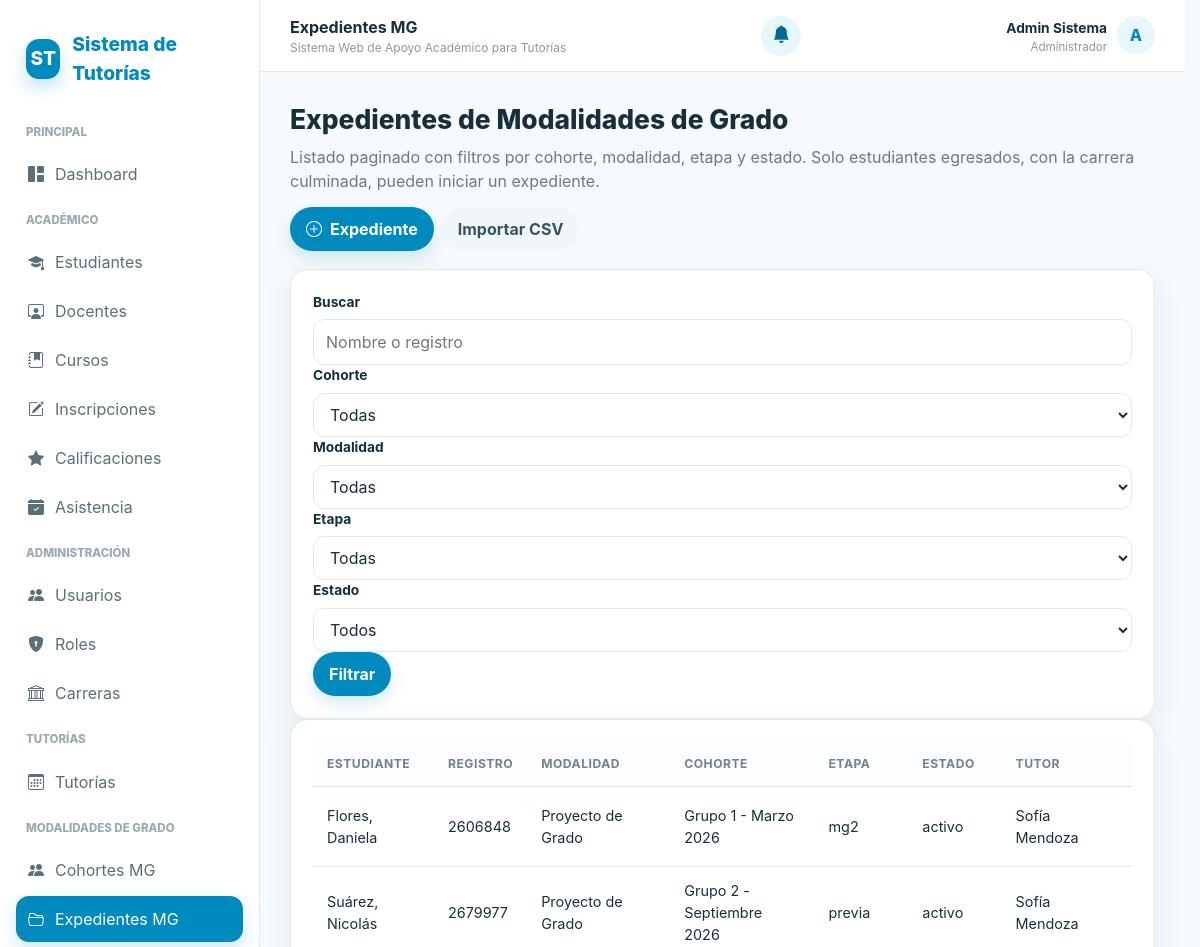
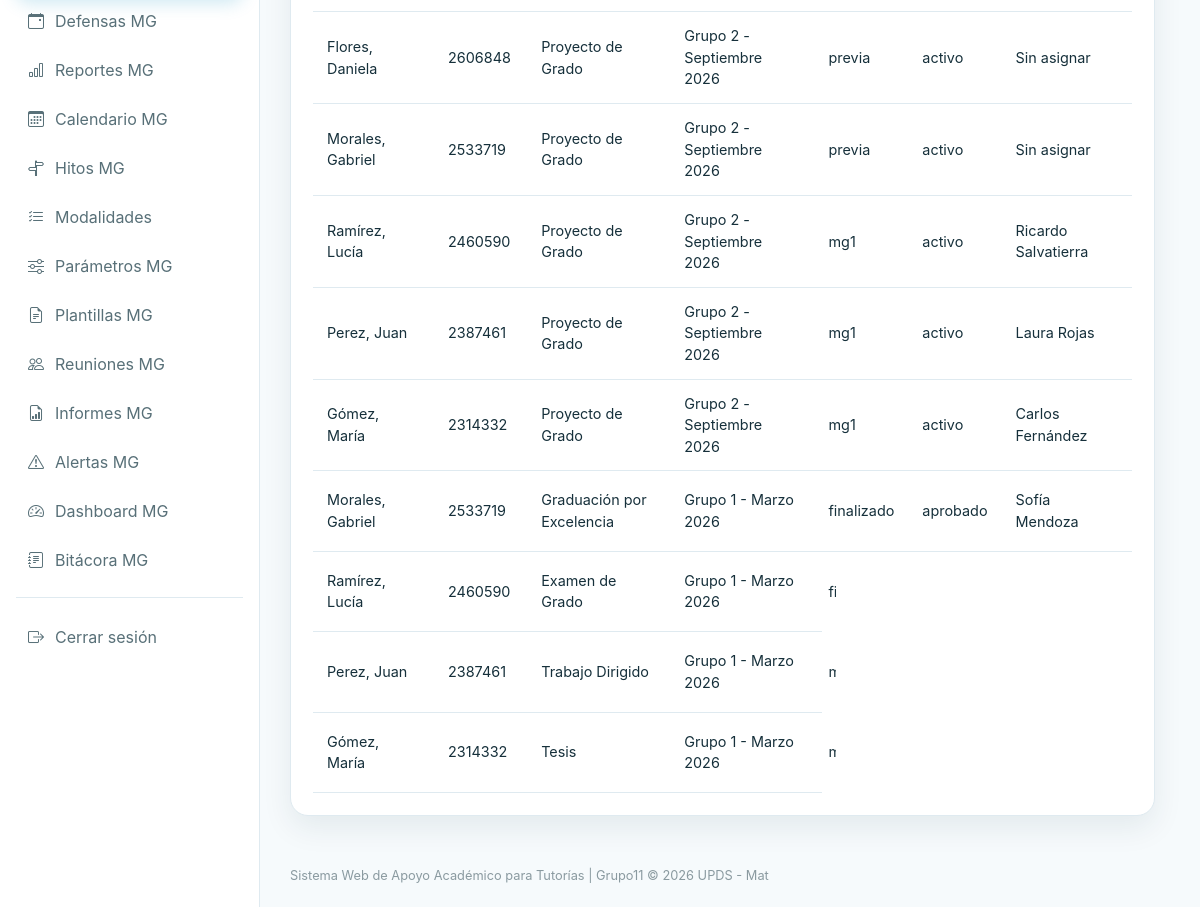
Screenshot of /controllers/mg_expedientes.php?accion=listar (signed in) with the database file from the repository (2 pictures, top to bottom).
### tables this page shows
CREATE TABLE IF NOT EXISTS expedientes_mg (
    id_expediente INT AUTO_INCREMENT PRIMARY KEY,
    id_estudiante INT NOT NULL,
    id_modalidad INT NOT NULL,
    id_cohorte INT NOT NULL,
    etapa_actual ENUM('previa','mg1','mg2','finalizado') NOT NULL DEFAULT 'previa',
    estado ENUM('activo','aprobado','reprobado','abandono','retirado') NOT NULL DEFAULT 'activo',
    titulo_trabajo VARCHAR(255) NULL,
    fecha_inicio DATE NOT NULL,
    fecha_cierre DATE NULL,
    observaciones TEXT NULL,
    UNIQUE KEY uq_expediente_mg_estudiante_modalidad_cohorte (id_estudiante,id_modalidad,id_cohorte),
    CONSTRAINT fk_expedientes_mg_estudiante FOREIGN KEY (id_estudiante) REFERENCES estudiantes(id_estudiante) ON DELETE RESTRICT,
    CONSTRAINT fk_expedientes_mg_modalidad FOREIGN KEY (id_modalidad) REFERENCES modalidades_grado(id_modalidad) ON DELETE RESTRICT,
    CONSTRAINT fk_expedientes_mg_cohorte FOREIGN KEY (id_cohorte) REFERENCES cohortes_mg(id_cohorte) ON DELETE RESTRICT,
    INDEX idx_expedientes_mg_filtros (id_cohorte,id_modalidad,etapa_actual,estado)
);

CREATE TABLE usuarios (
    id_usuario INT AUTO_INCREMENT PRIMARY KEY,
    id_rol INT NOT NULL,
    nombre VARCHAR(100) NOT NULL,
    apellido VARCHAR(100) NOT NULL,
    correo VARCHAR(150) NOT NULL UNIQUE,
    usuario VARCHAR(50) NOT NULL UNIQUE,
    contrasena_hash VARCHAR(255) NOT NULL,
    telefono VARCHAR(8) NULL,
    CHECK (telefono IS NULL OR telefono REGEXP '^[0-9]{8}$'),
    estado ENUM('activo', 'inactivo') NOT NULL DEFAULT 'activo',
    fecha_registro DATETIME DEFAULT CURRENT_TIMESTAMP,
    FOREIGN KEY (id_rol) REFERENCES roles(id_rol) ON UPDATE CASCADE
);

CREATE TABLE estudiantes (
    id_estudiante INT AUTO_INCREMENT PRIMARY KEY,
    id_usuario INT NOT NULL UNIQUE,
    id_carrera INT NOT NULL,
    semestre TINYINT UNSIGNED NOT NULL,
    estado_academico ENUM('activo','egresado','titulado') NOT NULL DEFAULT 'activo',
    registro_universitario VARCHAR(30) UNIQUE,
    CHECK (semestre BETWEEN 1 AND 9),
    FOREIGN KEY (id_usuario) REFERENCES usuarios(id_usuario) ON DELETE CASCADE,
    FOREIGN KEY (id_carrera) REFERENCES carreras(id_carrera) ON UPDATE CASCADE
);

CREATE TABLE IF NOT EXISTS modalidades_grado (
    id_modalidad INT AUTO_INCREMENT PRIMARY KEY,
    codigo VARCHAR(30) NOT NULL UNIQUE,
    nombre VARCHAR(150) NOT NULL UNIQUE,
    requiere_tutor TINYINT(1) NOT NULL DEFAULT 0,
    flujo ENUM('perfil_mg','examen_areas','excelencia') NOT NULL,
    activa TINYINT(1) NOT NULL DEFAULT 1
);

CREATE TABLE IF NOT EXISTS cohortes_mg (
    id_cohorte INT AUTO_INCREMENT PRIMARY KEY,
    codigo VARCHAR(40) NOT NULL UNIQUE,
    nombre VARCHAR(150) NOT NULL,
    fecha_inicio DATE NOT NULL,
    fecha_fin DATE NULL,
    activa TINYINT(1) NOT NULL DEFAULT 1
);

### controllers/mg_expedientes.php (called while the page is built, shortened)
<?php
require_once __DIR__.'/../config/conexion.php';require_once __DIR__.'/../includes/seguridad.php';require_once __DIR__.'/../includes/permisos.php';require_once __DIR__.'/../models/MgExpedienteModel.php';require_once __DIR__.'/../models/MgBitacoraModel.php';
$accion=$_GET['accion']??'listar';$model=new MgExpedienteModel($pdo);$bit=new MgBitacoraModel($pdo);$rol=user_role();
$filtros=['q'=>trim((string)($_GET['q']??'')),'id_cohorte'=>(int)($_GET['id_cohorte']??0),'id_modalidad'=>(int)($_GET['id_modalidad']??0),'etapa_actual'=>trim((string)($_GET['etapa_actual']??'')),'estado'=>trim((string)($_GET['estado']??''))];
$pagina=max(1,(int)($_GET['pagina']??1));
$datos=$model->listar($filtros,$pagina,20);
$cohortes=$model->cohortes();$modalidades=$model->modalidades();$puedeCrear=tiene_permiso('mg.expedientes.crear');$tituloPagina='Expedientes MG';require __DIR__.'/../views/mg/expedientes/index.php';

### includes/seguridad.php (called while the page is built, shortened)
<?php
function e($v): string { return htmlspecialchars((string) $v, ENT_QUOTES, 'UTF-8'); }
function user_role(): string { return $_SESSION['rol'] ?? ''; }

### includes/permisos.php (called while the page is built, shortened)
<?php
require_once __DIR__ . '/seguridad.php';
function tiene_permiso(string $permiso): bool
{
    $rol = user_role();
    return in_array($permiso, permisos_mg_por_rol()[$rol] ?? [], true);
}

### models/MgExpedienteModel.php (called while the page is built, shortened)
<?php
class MgExpedienteModel
{
    public function listar(array $filtros, int $pagina = 1, int $porPagina = 20): array
    {
        $where = [];
        $params = [];
        $sqlBase=' FROM expedientes_mg x JOIN estudiantes e ON e.id_estudiante=x.id_estudiante JOIN usuarios u ON u.id_usuario=e.id_usuario JOIN modalidades_grado m ON m.id_modalidad=x.id_modalidad JOIN cohortes_mg c ON c.id_cohorte=x.id_cohorte';
        $sqlWhere=$where?' WHERE '.implode(' AND ',$where):'';
        $stmt=$this->pdo->prepare('SELECT COUNT(*)'.$sqlBase.$sqlWhere); $stmt->execute($params); $total=(int)$stmt->fetchColumn();
        $offset=max(0,($pagina-1)*$porPagina);
        $stmt=$this->pdo->prepare('SELECT x.*,e.registro_universitario,u.nombre,u.apellido,u.correo,m.nombre AS modalidad_nombre,c.nombre AS cohorte_nombre,(SELECT CONCAT(ut.nombre," ",ut.apellido) FROM asignaciones_tutor at JOIN tutores t ON t.id_tutor=at.id_tutor JOIN profesores p ON p.id_profesor=t.id_profesor JOIN usuarios ut ON ut.id_usuario=p.id_usuario WHERE at.id_expediente=x.id_expediente AND at.estado="vigente" LIMIT 1) AS tutor_nombre'.$sqlBase.$sqlWhere.' ORDER BY x.fecha_inicio DESC,x.id_expediente DESC LIMIT '.$porPagina.' OFFSET '.$offset);
        $stmt->execute($params);
        return ['filas'=>$stmt->fetchAll(),'total'=>$total,'pagina'=>$pagina,'por_pagina'=>$porPagina,'paginas'=>max(1,(int)ceil($total/$porPagina))];
    }
}

### views/mg/expedientes/index.php (the view, shortened to what this page needs)
<?php require __DIR__.'/../../layouts/header.php'; ?>
<div class="toolbar">
  <div><h1 class="page-title">Expedientes de Modalidades de Grado</h1><p class="subtitle">Listado paginado con filtros por cohorte, modalidad, etapa y estado. Solo estudiantes egresados, con la carrera culminada, pueden iniciar un expediente.</p></div>
  <?php if($puedeCrear): ?><div class="actions"><button type="button" class="btn btn-primary" data-open-modal="#modal-nuevo-expediente"><i class="bi bi-plus-circle" aria-hidden="true"></i> Expediente</button><a class="btn btn-light" href="/controllers/mg_importar.php">Importar CSV</a></div><?php endif; ?>
</div>
<div class="card"><div class="card-body"><form method="get" class="form-grid"><div><label class="form-label">Buscar</label><input name="q" value="<?=e($filtros['q'])?>" placeholder="Nombre o registro"></div><div><label class="form-label">Cohorte</label><select name="id_cohorte"><option value="">Todas</option></select></div><div><label class="form-label">Modalidad</label><select name="id_modalidad"><option value="">Todas</option></select></div><div><label class="form-label">Etapa</label><select name="etapa_actual"><option value="">Todas</option></select></div><div><label class="form-label">Estado</label><select name="estado"><option value="">Todos</option></select></div><div><button class="btn btn-primary" type="submit">Filtrar</button></div></form></div></div>
<div class="card"><div class="card-body"><div class="table-wrap"><table class="table"><thead><tr><th>Estudiante</th><th>Registro</th><th>Modalidad</th><th>Cohorte</th><th>Etapa</th><th>Estado</th><th>Tutor</th><th></th></tr></thead><tbody><?php foreach($datos['filas'] as $x): ?><tr><td><?=e($x['apellido'].', '.$x['nombre'])?></td><td><?=e($x['registro_universitario'])?></td><td><?=e($x['modalidad_nombre'])?></td><td><?=e($x['cohorte_nombre'])?></td><td><?=e($x['etapa_actual'])?></td><td><?=e($x['estado'])?></td><td><?=e($x['tutor_nombre']??'Sin asignar')?></td><td><a class="btn btn-light btn-sm" href="/controllers/mg_expedientes.php?accion=ficha&id=<?=$x['id_expediente']?>">Ver ficha</a></td></tr><?php endforeach; if(!$datos['filas']): ?><tr><td colspan="8" class="empty compact">No hay expedientes para los filtros seleccionados.</td></tr><?php endif;?></tbody></table></div></div></div>
<?php require __DIR__.'/../../layouts/footer.php'; ?>

### assets/css/style.css (style rules this page uses)
:root { --primary: #018abd; --primary-dark: #01698f; --primary-light: #e8f7fc; --primary-soft: #f1fbfe; --text: #16303b; --muted: #6c7a80; --bg: #f6fafc; --card: #ffffff; --border: #dfeaf0; --success: #18824a; --success-bg: #eaf8f0; --warning: #956f00; --warning-bg: #fff7df; --danger: #bd3c49; --danger-bg: #ffecee; --shadow: 0 12px 30px rgba(0, 45, 65, 0.08); --shadow-hover: 0 12px 28px rgba(1, 138, 189, 0.18); --radius: 18px; --pill: 999px; }
* { box-sizing: border-box; }
html { scroll-behavior: smooth; }
body { margin: 0; font-family: Inter, system-ui, -apple-system, BlinkMacSystemFont, "Segoe UI", sans-serif; background: var(--bg); color: var(--text); line-height: 1.5; }
a { color: inherit; text-decoration: none; }
button, input, select, textarea { font: inherit; }
button, a, input, select, textarea { -webkit-tap-highlight-color: transparent; }
.page-title { font-size: 1.65rem; font-weight: 800; margin: 0; }
.subtitle { color: var(--muted); margin: 5px 0 0; }
.toolbar { display: flex; gap: 14px; justify-content: space-between; align-items: center; flex-wrap: wrap; margin-bottom: 18px; }
.card { background: var(--card); border: 1px solid var(--border); border-radius: var(--radius); box-shadow: var(--shadow); }
.card-body { padding: 22px; }
.btn { border: 0; border-radius: var(--pill); padding: 10px 16px; font-weight: 700; cursor: pointer; display: inline-flex; align-items: center; justify-content: center; gap: 8px; transition: transform 0.2s ease, box-shadow 0.2s ease, background 0.2s ease, color 0.2s ease; }
.btn-primary { background: var(--primary); color: #ffffff; box-shadow: 0 7px 16px rgba(1, 138, 189, 0.18); }
.btn-light { background: #f1f6f8; color: #37545e; }
.actions { display: flex; gap: 8px; flex-wrap: wrap; align-items: center; }
input, select, textarea { width: 100%; border: 1px solid var(--border); border-radius: 11px; padding: 10px 12px; background: #ffffff; color: var(--text); outline: none; transition: border-color 0.2s ease, box-shadow 0.2s ease; }
.form-label { display: block; font-size: 0.86rem; font-weight: 700; margin-bottom: 7px; }
.table-wrap { overflow-x: auto; }
.table { width: 100%; border-collapse: collapse; min-width: 900px; }
.table th, .table td { padding: 13px 14px; border-bottom: 1px solid var(--border); text-align: left; font-size: 0.9rem; vertical-align: middle; }
.table th { font-size: 0.76rem; text-transform: uppercase; letter-spacing: 0.04em; color: #71838a; background: #fbfdfe; }
html { scrollbar-gutter: stable; }

### rows the page displays
expedientes_mg: usuarios.apellido+nombre "Flores, Daniela", id_estudiante.registro_universitario "2606848", id_modalidad.nombre "Proyecto de Grado", id_cohorte.nombre "Grupo 1 - Marzo 2026", etapa_actual "mg2", estado "activo", tutor_nombre "Sofía Mendoza"
expedientes_mg: usuarios.apellido+nombre "Suárez, Nicolás", id_estudiante.registro_universitario "2679977", id_modalidad.nombre "Proyecto de Grado", id_cohorte.nombre "Grupo 2 - Septiembre 2026", etapa_actual "previa", estado "activo", tutor_nombre "Sofía Mendoza"
expedientes_mg: usuarios.apellido+nombre "Flores, Daniela", id_estudiante.registro_universitario "2606848", id_modalidad.nombre "Proyecto de Grado", id_cohorte.nombre "Grupo 2 - Septiembre 2026", etapa_actual "previa", estado "activo", tutor_nombre "Sin asignar"
expedientes_mg: usuarios.apellido+nombre "Morales, Gabriel", id_estudiante.registro_universitario "2533719", id_modalidad.nombre "Proyecto de Grado", id_cohorte.nombre "Grupo 2 - Septiembre 2026", etapa_actual "previa", estado "activo", tutor_nombre "Sin asignar"
expedientes_mg: usuarios.apellido+nombre "Ramírez, Lucía", id_estudiante.registro_universitario "2460590", id_modalidad.nombre "Proyecto de Grado", id_cohorte.nombre "Grupo 2 - Septiembre 2026", etapa_actual "mg1", estado "activo", tutor_nombre "Ricardo Salvatierra"
expedientes_mg: usuarios.apellido+nombre "Perez, Juan", id_estudiante.registro_universitario "2387461", id_modalidad.nombre "Proyecto de Grado", id_cohorte.nombre "Grupo 2 - Septiembre 2026", etapa_actual "mg1", estado "activo", tutor_nombre "Laura Rojas"
expedientes_mg: usuarios.apellido+nombre "Gómez, María", id_estudiante.registro_universitario "2314332", id_modalidad.nombre "Proyecto de Grado", id_cohorte.nombre "Grupo 2 - Septiembre 2026", etapa_actual "mg1", estado "activo", tutor_nombre "Carlos Fernández"
expedientes_mg: usuarios.apellido+nombre "Morales, Gabriel", id_estudiante.registro_universitario "2533719", id_modalidad.nombre "Graduación por Excelencia", id_cohorte.nombre "Grupo 1 - Marzo 2026", etapa_actual "finalizado", estado "aprobado", tutor_nombre "Sofía Mendoza"
expedientes_mg: usuarios.apellido+nombre "Ramírez, Lucía", id_estudiante.registro_universitario "2460590", id_modalidad.nombre "Examen de Grado", id_cohorte.nombre "Grupo 1 - Marzo 2026", etapa_actual "finalizado"
expedientes_mg: usuarios.apellido+nombre "Perez, Juan", id_estudiante.registro_universitario "2387461", id_modalidad.nombre "Trabajo Dirigido", id_cohorte.nombre "Grupo 1 - Marzo 2026", etapa_actual "mg1"
expedientes_mg: usuarios.apellido+nombre "Gómez, María", id_estudiante.registro_universitario "2314332", id_modalidad.nombre "Tesis", id_cohorte.nombre "Grupo 1 - Marzo 2026", etapa_actual "mg2"

### other values shown
$tituloPagina "Expedientes MG"
$nombreUsuario "Admin Sistema"
$rolVisible "Administrador"
$inicialUsuario "A"
